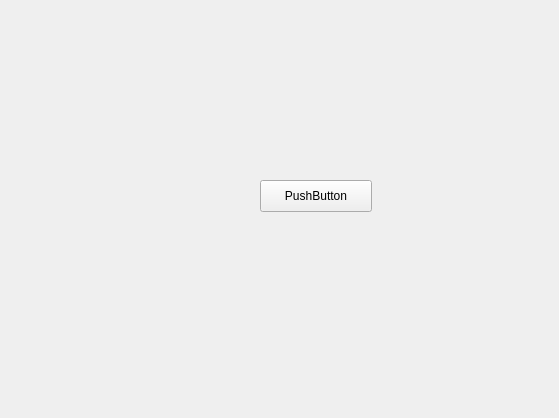
<?xml version="1.0" encoding="UTF-8"?>
<ui version="4.0">
 <class>Form</class>
 <widget class="QWidget" name="Form">
  <property name="geometry">
   <rect>
    <x>0</x>
    <y>0</y>
    <width>559</width>
    <height>418</height>
   </rect>
  </property>
  <property name="windowTitle">
   <string>Form</string>
  </property>
  <widget class="QPushButton" name="pushButton">
   <property name="geometry">
    <rect>
     <x>260</x>
     <y>180</y>
     <width>112</width>
     <height>32</height>
    </rect>
   </property>
   <property name="text">
    <string>PushButton</string>
   </property>
  </widget>
 </widget>
 <resources/>
 <connections/>
</ui>
